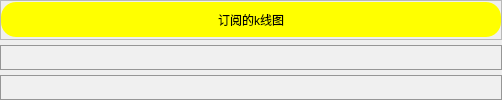
                      <widget class="QWidget" name="tab_6">
                       <attribute name="title">
                        <string>K线图</string>
                       </attribute>
                       <layout class="QVBoxLayout" name="verticalLayout_51">
                        <property name="spacing">
                         <number>5</number>
                        </property>
                        <property name="leftMargin">
                         <number>0</number>
                        </property>
                        <property name="topMargin">
                         <number>0</number>
                        </property>
                        <property name="rightMargin">
                         <number>0</number>
                        </property>
                        <property name="bottomMargin">
                         <number>0</number>
                        </property>
                        <item>
                         <widget class="QFrame" name="frame_86">
                          <property name="minimumSize">
                           <size>
                            <width>0</width>
                            <height>40</height>
                           </size>
                          </property>
                          <property name="maximumSize">
                           <size>
                            <width>16777215</width>
                            <height>40</height>
                           </size>
                          </property>
                          <property name="frameShape">
                           <enum>QFrame::StyledPanel</enum>
                          </property>
                          <property name="frameShadow">
                           <enum>QFrame::Raised</enum>
                          </property>
                          <layout class="QHBoxLayout" name="horizontalLayout_47">
                           <property name="spacing">
                            <number>0</number>
                           </property>
                           <property name="leftMargin">
                            <number>0</number>
                           </property>
                           <property name="topMargin">
                            <number>0</number>
                           </property>
                           <property name="rightMargin">
                            <number>0</number>
                           </property>
                           <property name="bottomMargin">
                            <number>0</number>
                           </property>
                           <item>
                            <widget class="QPushButton" name="pushButton_account_manage_9">
                             <property name="minimumSize">
                              <size>
                               <width>500</width>
                               <height>35</height>
                              </size>
                             </property>
                             <property name="maximumSize">
                              <size>
                               <width>1000</width>
                               <height>16777215</height>
                              </size>
                             </property>
                             <property name="styleSheet">
                              <string notr="true">QPushButton{	
	background-color: rgb(255, 255, 0);
	font: 700 20pt &quot;等线&quot;;
	border-radius: 15px;
}
QPushButton:hover{
	border: 3px solid rgb(255, 200, 0);  
}
QPushButton:pressed{
	color: green;
	border-color: rgb(255, 0, 0);
    background-color: rgb(255, 255, 0);
}
QPushButton:disabled{
	color: rgb(31, 31, 31);
    background-color: rgb(152, 152, 152);
}</string>
                             </property>
                             <property name="text">
                              <string>订阅的k线图</string>
                             </property>
                            </widget>
                           </item>
                          </layout>
                         </widget>
                        </item>
                        <item>
                         <widget class="QFrame" name="frame_88">
                          <property name="styleSheet">
                           <string notr="true">QFrame {
	
	background-color: rgb(240, 240, 240);
	border: 1px solid rgb(150, 150, 150);
	border-radius: 15px;
}
QFrame:hover {
	border: 2px solid rgb(0, 0, 0);
}</string>
                          </property>
                          <property name="frameShape">
                           <enum>QFrame::StyledPanel</enum>
                          </property>
                          <property name="frameShadow">
                           <enum>QFrame::Raised</enum>
                          </property>
                          <widget class="QLabel" name="label_11">
                           <property name="geometry">
                            <rect>
                             <x>280</x>
                             <y>250</y>
                             <width>500</width>
                             <height>40</height>
                            </rect>
                           </property>
                           <property name="minimumSize">
                            <size>
                             <width>500</width>
                             <height>40</height>
                            </size>
                           </property>
                           <property name="styleSheet">
                            <string notr="true">font: 700 16pt &quot;等线&quot;;
color: rgb(255, 0, 127);
border: none;</string>
                           </property>
                           <property name="text">
                            <string>图表功能还没做出来，后续会更新</string>
                           </property>
                          </widget>
                         </widget>
                        </item>
                        <item>
                         <widget class="QFrame" name="frame_87">
                          <property name="maximumSize">
                           <size>
                            <width>16777215</width>
                            <height>100</height>
                           </size>
                          </property>
                          <property name="styleSheet">
                           <string notr="true">QFrame {
	
	background-color: rgb(240, 240, 240);
	border: 1px solid rgb(150, 150, 150);
	border-radius: 15px;
}
QFrame:hover {
	border: 2px solid rgb(0, 0, 0);
}</string>
                          </property>
                          <property name="frameShape">
                           <enum>QFrame::StyledPanel</enum>
                          </property>
                          <property name="frameShadow">
                           <enum>QFrame::Raised</enum>
                          </property>
                         </widget>
                        </item>
                       </layout>
                      </widget>
